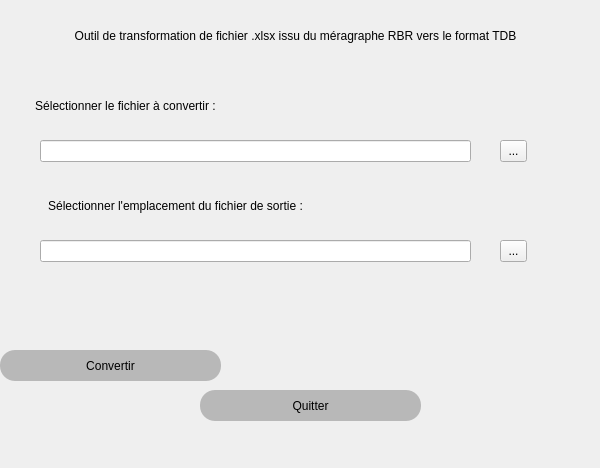
<?xml version="1.0" encoding="UTF-8"?>
<ui version="4.0">
 <class>Form</class>
 <widget class="QWidget" name="Form">
  <property name="geometry">
   <rect>
    <x>0</x>
    <y>0</y>
    <width>600</width>
    <height>468</height>
   </rect>
  </property>
  <property name="windowTitle">
   <string>RBR2TDB v1.0</string>
  </property>
  <property name="styleSheet">
   <string notr="true">selection-background-color: qlineargradient(spread:pad, x1:0, y1:0, x2:0.735, y2:0.818182, stop:0 rgba(206, 200, 195, 255), stop:1 rgba(255, 253, 248, 255));
font: 10pt &quot;Open Sans&quot;;</string>
  </property>
  <widget class="QLabel" name="label">
   <property name="geometry">
    <rect>
     <x>0</x>
     <y>0</y>
     <width>591</width>
     <height>71</height>
    </rect>
   </property>
   <property name="styleSheet">
    <string notr="true">font: 75 16pt &quot;MS Shell Dlg 2&quot;;</string>
   </property>
   <property name="text">
    <string>Outil de transformation de fichier .xlsx issu du méragraphe RBR vers le format TDB</string>
   </property>
   <property name="alignment">
    <set>Qt::AlignCenter</set>
   </property>
   <property name="wordWrap">
    <bool>true</bool>
   </property>
  </widget>
  <widget class="QLabel" name="label_2">
   <property name="geometry">
    <rect>
     <x>20</x>
     <y>70</y>
     <width>211</width>
     <height>71</height>
    </rect>
   </property>
   <property name="styleSheet">
    <string notr="true">font: 10pt &quot;Open Sans&quot;;</string>
   </property>
   <property name="text">
    <string>Sélectionner le fichier à convertir :</string>
   </property>
   <property name="alignment">
    <set>Qt::AlignCenter</set>
   </property>
   <property name="wordWrap">
    <bool>true</bool>
   </property>
  </widget>
  <widget class="QLineEdit" name="lineEdit_open">
   <property name="geometry">
    <rect>
     <x>40</x>
     <y>140</y>
     <width>431</width>
     <height>22</height>
    </rect>
   </property>
  </widget>
  <widget class="QToolButton" name="toolButton_open">
   <property name="geometry">
    <rect>
     <x>500</x>
     <y>140</y>
     <width>27</width>
     <height>22</height>
    </rect>
   </property>
   <property name="text">
    <string>...</string>
   </property>
  </widget>
  <widget class="QLabel" name="label_3">
   <property name="geometry">
    <rect>
     <x>-10</x>
     <y>170</y>
     <width>371</width>
     <height>71</height>
    </rect>
   </property>
   <property name="styleSheet">
    <string notr="true">font: 10pt &quot;Open Sans&quot;;</string>
   </property>
   <property name="text">
    <string>Sélectionner l'emplacement du fichier de sortie :</string>
   </property>
   <property name="alignment">
    <set>Qt::AlignCenter</set>
   </property>
   <property name="wordWrap">
    <bool>true</bool>
   </property>
  </widget>
  <widget class="QLineEdit" name="lineEdit_save">
   <property name="geometry">
    <rect>
     <x>40</x>
     <y>240</y>
     <width>431</width>
     <height>22</height>
    </rect>
   </property>
  </widget>
  <widget class="QToolButton" name="toolButton_save">
   <property name="geometry">
    <rect>
     <x>500</x>
     <y>240</y>
     <width>27</width>
     <height>22</height>
    </rect>
   </property>
   <property name="text">
    <string>...</string>
   </property>
  </widget>
  <widget class="QPushButton" name="convertir">
   <property name="geometry">
    <rect>
     <x>0</x>
     <y>350</y>
     <width>221</width>
     <height>31</height>
    </rect>
   </property>
   <property name="mouseTracking">
    <bool>false</bool>
   </property>
   <property name="styleSheet">
    <string notr="true">border-radius:15px;
font: 14pt &quot;Open Sans&quot;;
background-color: rgb(184, 184, 184);
</string>
   </property>
   <property name="text">
    <string>Convertir</string>
   </property>
  </widget>
  <widget class="QPushButton" name="quitter">
   <property name="geometry">
    <rect>
     <x>200</x>
     <y>390</y>
     <width>221</width>
     <height>31</height>
    </rect>
   </property>
   <property name="styleSheet">
    <string notr="true">border-radius:15px;
font:  14pt &quot;Open Sans&quot;;
background-color: rgb(184, 184, 184);</string>
   </property>
   <property name="text">
    <string>Quitter</string>
   </property>
  </widget>
 </widget>
 <resources/>
 <connections/>
</ui>
